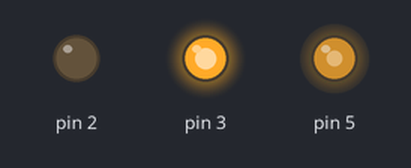
Simulated run of this sketch. Board: Arduino Uno, built with avr-gcc and run on an emulated ATmega328P. Parts: output pins drawn as LEDs (lit = HIGH).

Above: at 2.1 s.
At 4.1 s:
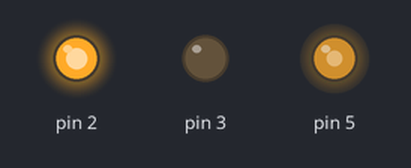
At 6.1 s:
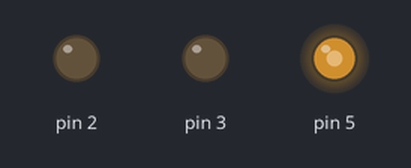
Timing chart, 0 to 7.6 s (numbered marks = the images above):
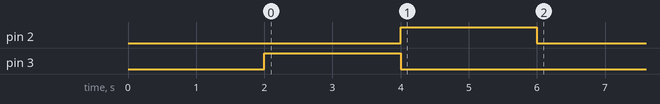

The sketch:

CarSuccessfultest1.ino
```cpp
#define ENB 5;

int motorspeed = 150;

void setup()
{
  pinMode(2, OUTPUT);
  //PIN 4 ON DRIVER
  pinMode(3, OUTPUT);
  //PIN 3 ON DRIVER

  digitalWrite(2, LOW);
  digitalWrite(3, LOW);

  analogWrite(5, motorspeed);

  delay(2000);

  digitalWrite(3, HIGH);
  digitalWrite(2, LOW);

  delay(2000);

  digitalWrite(3, LOW);
  digitalWrite(2, HIGH);

  delay(2000);

  digitalWrite(3, LOW);
  digitalWrite(2, LOW);
}

void loop()
{}
```
